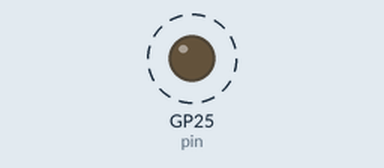
Bench run of a program on a simulated Raspberry Pi Pico running MicroPython. Shown: output pins drawn as LEDs (lit = HIGH). Dashed ring = blinking. What the program prints to the serial console is not drawn.

Above: at 0.05 s.
Timing chart, 0 to 3.0 s (numbered marks = the images above):
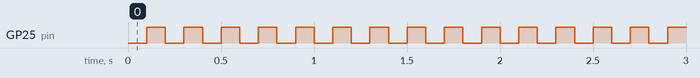

Measured:
- by itself, GP25 (pin): alternates HIGH for 0.10 s and LOW for 0.10 s

The program:

blink_f5.py
```python
from machine import Pin
from utime import sleep
from machine import Timer

pin = Pin("LED", Pin.OUT)

print("LED starts flashing...")
def blink(timer):
    pin.toggle()

tim = Timer()

tim.init(freq=10, mode=Timer.PERIODIC, callback=lambda t:blink(t))


# freq=10 表示每秒执行10次（开-关各5次，实现5次完整闪烁）
# mode=Timer.PERIODIC 设置为周期性模式，这样会持续闪烁


"""

==================DEF TIMER

from machine import Pin
from utime import sleep
from machine import Timer

def blink(timer):
    # led toggle

timer = Timer()
timer.init(freq=10, mode=Timer.PERIODIC, callback=blink)
tim = Timer(period=5000, mode=Timer.ONE_SHOT, callback=lambda t:print(1))

"""
```
